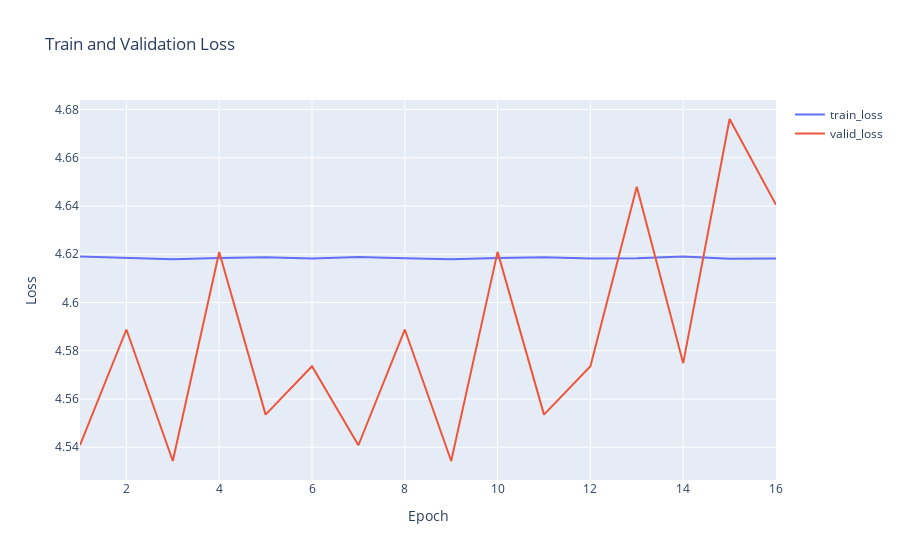

Notebook code cell kept with this figure:
### Code cell
#create a line graph with epoch on the x-axis and train_loss, valid_loss on the y-axis using plotly
fig = go.Figure()
fig.add_trace(go.Scatter(x=epoch, y=train_loss, mode='lines', name='train_loss'))
fig.add_trace(go.Scatter(x=epoch, y=valid_loss, mode='lines', name='valid_loss'))
fig.update_layout(title='Train and Validation Loss',
                   xaxis_title='Epoch',
                   yaxis_title='Loss')
fig.show()

### Figure 1 — Plotly figure (JSON) as saved in the notebook; plotly's stock layout.template omitted (floating-point values rounded to 4 significant figures)
{"data": [{"mode": "lines", "name": "train_loss", "type": "scatter", "x": [1, 2, 3, 4, 5, 6, 7, 8, 9, 10, 11, 12, 13, 14, 15, 16], "y": [4.619, 4.618, 4.618, 4.618, 4.619, 4.618, 4.619, 4.618, 4.618, 4.618, 4.619, 4.618, 4.618, 4.619, 4.618, 4.618]}, {"mode": "lines", "name": "valid_loss", "type": "scatter", "x": [1, 2, 3, 4, 5, 6, 7, 8, 9, 10, 11, 12, 13, 14, 15, 16], "y": [4.541, 4.589, 4.534, 4.621, 4.554, 4.574, 4.541, 4.589, 4.534, 4.621, 4.554, 4.574, 4.648, 4.575, 4.676, 4.64]}], "layout": {"title": {"text": "Train and Validation Loss"}, "xaxis": {"title": {"text": "Epoch"}}, "yaxis": {"title": {"text": "Loss"}}}}
